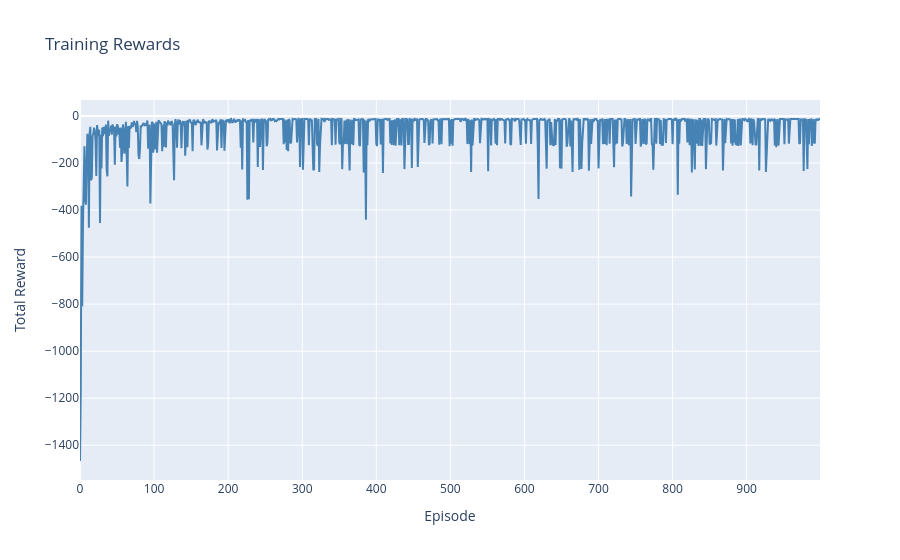

Notebook code cell kept with this figure:
### Code cell
import plotly.graph_objects as go

fig = go.Figure()

fig.add_trace(go.Scatter(
  y=total_rewards,
  mode='lines',
  name='Raw',
  line=dict(color='steelblue')
))

fig.update_layout(
  title='Training Rewards',
  xaxis_title='Episode',
  yaxis_title='Total Reward',
)

fig.show()

### Figure 1 — Plotly figure (JSON) as saved in the notebook; plotly's stock layout.template omitted (floating-point values rounded to 4 significant figures; data arrays with more than 128 entries replaced by an {"elided": "..."} marker saying what was removed)
{"data": [{"line": {"color": "steelblue"}, "mode": "lines", "name": "Raw", "type": "scatter", "y": {"elided": "1000 int values"}}], "layout": {"title": {"text": "Training Rewards"}, "xaxis": {"title": {"text": "Episode"}}, "yaxis": {"title": {"text": "Total Reward"}}}}
